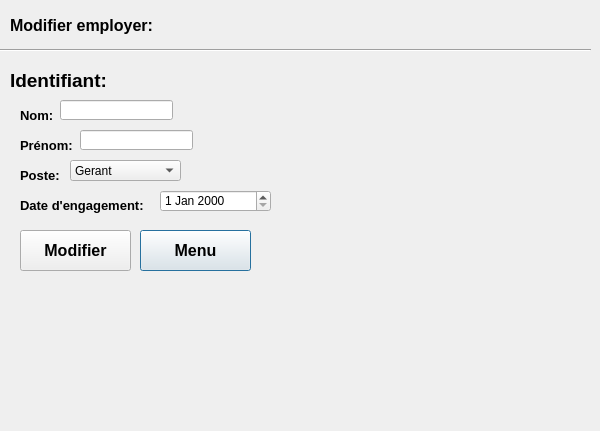
<?xml version="1.0" encoding="UTF-8"?>
<ui version="4.0">
 <class>Dialog</class>
 <widget class="QDialog" name="Dialog">
  <property name="geometry">
   <rect>
    <x>0</x>
    <y>0</y>
    <width>600</width>
    <height>431</height>
   </rect>
  </property>
  <property name="windowTitle">
   <string>Dialog</string>
  </property>
  <widget class="QLabel" name="labelModifierEmployer">
   <property name="geometry">
    <rect>
     <x>10</x>
     <y>10</y>
     <width>221</width>
     <height>31</height>
    </rect>
   </property>
   <property name="font">
    <font>
     <pointsize>12</pointsize>
     <weight>75</weight>
     <bold>true</bold>
    </font>
   </property>
   <property name="text">
    <string>Modifier employer:</string>
   </property>
  </widget>
  <widget class="Line" name="line">
   <property name="geometry">
    <rect>
     <x>0</x>
     <y>40</y>
     <width>591</width>
     <height>21</height>
    </rect>
   </property>
   <property name="orientation">
    <enum>Qt::Horizontal</enum>
   </property>
  </widget>
  <widget class="QLabel" name="labelPoste">
   <property name="geometry">
    <rect>
     <x>20</x>
     <y>160</y>
     <width>51</width>
     <height>31</height>
    </rect>
   </property>
   <property name="font">
    <font>
     <pointsize>10</pointsize>
     <weight>75</weight>
     <bold>true</bold>
    </font>
   </property>
   <property name="text">
    <string>Poste:</string>
   </property>
  </widget>
  <widget class="QLineEdit" name="lineEditPrenom">
   <property name="geometry">
    <rect>
     <x>80</x>
     <y>130</y>
     <width>113</width>
     <height>20</height>
    </rect>
   </property>
  </widget>
  <widget class="QLabel" name="labelPrenom_2">
   <property name="geometry">
    <rect>
     <x>200</x>
     <y>130</y>
     <width>131</width>
     <height>16</height>
    </rect>
   </property>
   <property name="text">
    <string/>
   </property>
  </widget>
  <widget class="QLabel" name="labelNom">
   <property name="geometry">
    <rect>
     <x>20</x>
     <y>100</y>
     <width>41</width>
     <height>31</height>
    </rect>
   </property>
   <property name="font">
    <font>
     <pointsize>10</pointsize>
     <weight>75</weight>
     <bold>true</bold>
    </font>
   </property>
   <property name="text">
    <string>Nom:</string>
   </property>
  </widget>
  <widget class="QPushButton" name="pushButtonMenu">
   <property name="geometry">
    <rect>
     <x>140</x>
     <y>230</y>
     <width>111</width>
     <height>41</height>
    </rect>
   </property>
   <property name="font">
    <font>
     <pointsize>12</pointsize>
     <weight>75</weight>
     <italic>false</italic>
     <bold>true</bold>
    </font>
   </property>
   <property name="text">
    <string>Menu</string>
   </property>
  </widget>
  <widget class="QLabel" name="labelPrenom">
   <property name="geometry">
    <rect>
     <x>20</x>
     <y>130</y>
     <width>81</width>
     <height>31</height>
    </rect>
   </property>
   <property name="font">
    <font>
     <pointsize>10</pointsize>
     <weight>75</weight>
     <bold>true</bold>
    </font>
   </property>
   <property name="text">
    <string>Prénom:</string>
   </property>
  </widget>
  <widget class="QDateEdit" name="dateEditDateEngagement">
   <property name="geometry">
    <rect>
     <x>160</x>
     <y>190</y>
     <width>111</width>
     <height>22</height>
    </rect>
   </property>
  </widget>
  <widget class="QComboBox" name="comboBoxPoste">
   <property name="geometry">
    <rect>
     <x>70</x>
     <y>160</y>
     <width>111</width>
     <height>21</height>
    </rect>
   </property>
   <item>
    <property name="text">
     <string>Gerant</string>
    </property>
   </item>
   <item>
    <property name="text">
     <string>Gestionnaire</string>
    </property>
   </item>
   <item>
    <property name="text">
     <string>Commis</string>
    </property>
   </item>
   <item>
    <property name="text">
     <string>Caissier</string>
    </property>
   </item>
  </widget>
  <widget class="QLineEdit" name="lineEditNom">
   <property name="geometry">
    <rect>
     <x>60</x>
     <y>100</y>
     <width>113</width>
     <height>20</height>
    </rect>
   </property>
  </widget>
  <widget class="QLabel" name="labelErreuridentifiant">
   <property name="geometry">
    <rect>
     <x>190</x>
     <y>110</y>
     <width>151</width>
     <height>16</height>
    </rect>
   </property>
   <property name="text">
    <string/>
   </property>
  </widget>
  <widget class="QLabel" name="labelIdentifiantM">
   <property name="geometry">
    <rect>
     <x>10</x>
     <y>70</y>
     <width>121</width>
     <height>21</height>
    </rect>
   </property>
   <property name="font">
    <font>
     <pointsize>14</pointsize>
     <weight>75</weight>
     <bold>true</bold>
    </font>
   </property>
   <property name="text">
    <string>Identifiant:</string>
   </property>
  </widget>
  <widget class="QLabel" name="labelIdentifiant_2">
   <property name="geometry">
    <rect>
     <x>20</x>
     <y>190</y>
     <width>141</width>
     <height>31</height>
    </rect>
   </property>
   <property name="font">
    <font>
     <pointsize>10</pointsize>
     <weight>75</weight>
     <bold>true</bold>
    </font>
   </property>
   <property name="text">
    <string>Date d'engagement:</string>
   </property>
  </widget>
  <widget class="QLabel" name="labelErreurNom">
   <property name="geometry">
    <rect>
     <x>210</x>
     <y>160</y>
     <width>121</width>
     <height>16</height>
    </rect>
   </property>
   <property name="text">
    <string/>
   </property>
  </widget>
  <widget class="QPushButton" name="pushButtonModifierEmployer">
   <property name="geometry">
    <rect>
     <x>20</x>
     <y>230</y>
     <width>111</width>
     <height>41</height>
    </rect>
   </property>
   <property name="font">
    <font>
     <pointsize>12</pointsize>
     <weight>75</weight>
     <italic>false</italic>
     <bold>true</bold>
    </font>
   </property>
   <property name="text">
    <string>Modifier</string>
   </property>
  </widget>
  <widget class="QLabel" name="labelErreurDatesEngagement">
   <property name="geometry">
    <rect>
     <x>280</x>
     <y>190</y>
     <width>121</width>
     <height>16</height>
    </rect>
   </property>
   <property name="text">
    <string/>
   </property>
  </widget>
  <widget class="QLabel" name="labelNumeroIdentifiant">
   <property name="geometry">
    <rect>
     <x>120</x>
     <y>70</y>
     <width>151</width>
     <height>21</height>
    </rect>
   </property>
   <property name="font">
    <font>
     <pointsize>14</pointsize>
     <weight>75</weight>
     <bold>true</bold>
    </font>
   </property>
   <property name="text">
    <string/>
   </property>
  </widget>
 </widget>
 <resources/>
 <connections/>
</ui>
